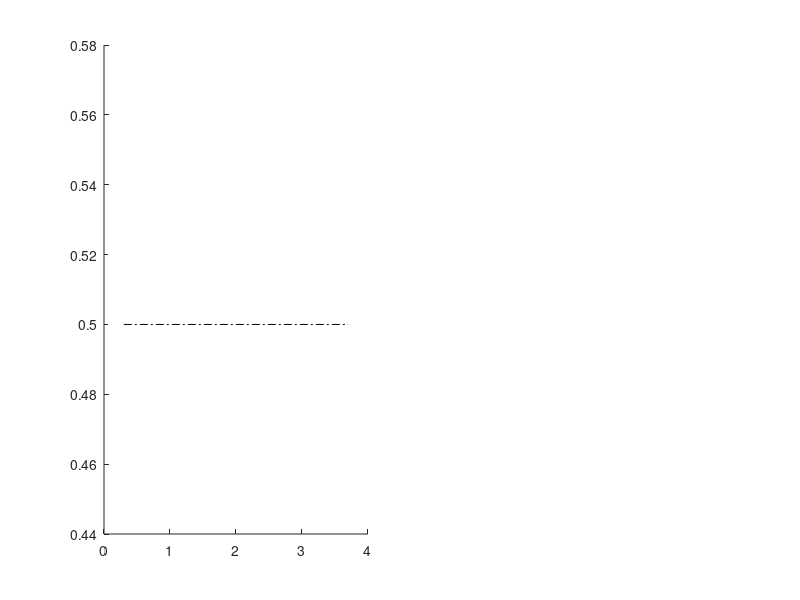

MATLAB code for this plot: (Note: this script raises an error after producing the figure.)
clearvars;

% subj info
nsb     = 41;

% rois
rois    = {'HPC', 'dlPFC'};
nr      = length(rois);

% session
session = {'Acquisition' 'Short-term test' 'Long-term test'};
ns      = length(session);

data    = csvread('../SourceData/fig3b.csv',1,2);

% data labels: "hpc_acq_Sp" "dlpfc_acq_Sp" "hpc_ext_Sp" "dlpfc_ext_Sp" "hpc_tes_Sp" "dlpfc_tes_Sp"...
%     "hpc_acq_Up" "dlpfc_acq_Up" "hpc_ext_Up" "dlpfc_ext_Up" "hpc_tes_Up" "dlpfc_tes_Up"


%% plot fig3b

% open figure

fh = figure; box off; hold on;
set(fh, 'Position', [680 550 1100 450], 'Color', 'w');
nsubplot = 2;
rix = [-.2 .2];

clr = [0 90 181;
    220 50 32]./255;

% loop through the plots/data
for i = 1:nsubplot
    subplot(1,2,i); hold on;
    
    plot([.3 3.7],[.5 .5],'k-.');
    
    for ss = 1:ns
        for R = 1:length(rois)
            
            % format data for plotting and stat test
            y = data(:,R + 2*(ss-1) + 6*(i-1));
            
            b(R) = bar(ss+rix(R), nanmean(y), .25, 'FaceColor', clr(R,:), 'EdgeColor', 'none'); alpha(b(R), .35)
            scatter(ss+rix(R) + randn(length(y),1)*.05, y, 20, clr(R,:))
            errorbar(ss+rix(R), nanmean(y), nanstd(y)/sqrt(sum(~isnan(y))), 'k', 'CapSize', 0, 'LineStyle', 'none')
            
            % test against chance, each ROI and each session
            [p(R),~,z(R)] = signrank(y, 0.5, 'tail', 'right');
        end
        % test between ROIs, each session
        y = [data(:,1 + 2*(ss-1) + 6*(i-1)) data(:,2 + 2*(ss-1) + 6*(i-1))];
        [p(3),~,z(3)] = signrank(y(:,1),y(:,2));
        [~, ~, ~, adj_p] = fdr_bh(p);
        disp([rois{1} ' [' session{ss} '] z=' num2str(z(1).zval,3) ', p=' num2str(p(1),3) ', multcmp BH p=' num2str(adj_p(1),2)])
        disp([rois{2} ' [' session{ss} '] z=' num2str(z(2).zval,3) ', p=' num2str(p(2),3) ', multcmp BH p=' num2str(adj_p(2),2)])
        disp(['Between ROIs,' session{ss} ']: z=' num2str(z(3).zval,3) ', p=' num2str(p(3),3) ', multcmp BH p=' num2str(adj_p(3),2)])
    end
    
    
    
    if i==1; legend(b, rois, 'box', 'off', 'location', 'northwest'); end
    % set axes, limits, ticks, labels, etc
    ax = gca;
    set(ax, 'ylim', [.2 .9], 'ytick', round(.25:.125:.9,2), 'xtick', 1:3, 'xticklabels', {'Acquisition' 'Short-term\newlinetest' 'Long-term\newlinetest'});
    ax.YLabel.String = 'decoding accuracy';
    if i==1; text(.7,.93,'Sound sequence period','FontSize',14); else; text(0.8,.93,'US anticipation epoch','FontSize',14); end
end

%% Linear mixed effect models
% -------------------------------------------------------------------------

%% [S-cs+ vs E-cs+, sound sequenced & US period]

y = data(:)-.5;
sub = (repmat((1:nsb)',nr*ns*2,1));
roi = categorical(repmat(reshape(repmat((1:nr),nsb,1),nsb*nr,1),ns*2,1));
ses = categorical(repmat(reshape(repmat((1:ns),nsb*nr,1),nsb*nr*ns,1),2,1));
epo = categorical([ones(nsb*nr*ns,1); 2*ones(nsb*nr*ns,1)]);

t = table(y, sub, roi, ses, epo);

f = 'y ~ roi*ses*epo + (roi*ses*epo | sub)';
glme1 = fitglme(t,f);

f = 'y ~ roi*ses*epo - roi:ses:epo + (roi*ses*epo - roi:ses:epo | sub)';
glme2 = fitglme(t,f);

cg = compare(glme2, glme1);
if cg.pValue<.05; disp(glme1); model = glme1; else; disp(glme2); model = glme2; end


%% [S-cs+ vs E-cs+, sound sequence]
f = 'y ~ roi*ses + (roi*ses | sub)';
glme1 = fitglme(t(t.epo=='1',:),f);

f = 'y ~ roi+ses + (roi+ses | sub)';
glme2 = fitglme(t(t.epo=='1',:),f);

cg = compare(glme2, glme1);
if cg.pValue<.05; disp(glme1); model = glme1; else; disp(glme2); model = glme2; end


%% [S-cs+ vs E-cs+, US period]
f = 'y ~ roi*ses + (roi*ses | sub)';
glme1 = fitglme(t(t.epo=='2',:),f);

f = 'y ~ roi+ses + (roi+ses | sub)';
glme2 = fitglme(t(t.epo=='2',:),f);

cg = compare(glme2, glme1);
if cg.pValue<.05; disp(glme1); model = glme1; else; disp(glme2); model = glme2; end
